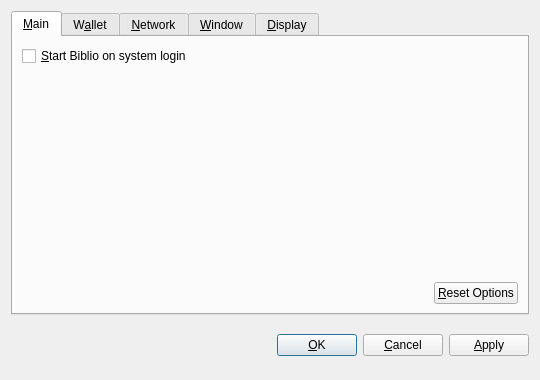
<?xml version="1.0" encoding="UTF-8"?>
<ui version="4.0">
 <class>OptionsDialog</class>
 <widget class="QDialog" name="OptionsDialog">
  <property name="geometry">
   <rect>
    <x>0</x>
    <y>0</y>
    <width>540</width>
    <height>380</height>
   </rect>
  </property>
  <property name="windowTitle">
   <string>Options</string>
  </property>
  <property name="modal">
   <bool>true</bool>
  </property>
  <layout class="QVBoxLayout" name="verticalLayout">
   <item>
    <widget class="QTabWidget" name="tabWidget">
     <property name="tabPosition">
      <enum>QTabWidget::North</enum>
     </property>
     <property name="currentIndex">
      <number>0</number>
     </property>
     <widget class="QWidget" name="tabMain">
      <attribute name="title">
       <string>&amp;Main</string>
      </attribute>
      <layout class="QVBoxLayout" name="verticalLayout_Main">
       <item>
        <widget class="QCheckBox" name="bitcoinAtStartup">
         <property name="toolTip">
          <string>Automatically start Biblio after logging in to the system.</string>
         </property>
         <property name="text">
          <string>&amp;Start Biblio on system login</string>
         </property>
        </widget>
       </item>
       <item>
        <spacer name="verticalSpacer_Main">
         <property name="orientation">
          <enum>Qt::Vertical</enum>
         </property>
         <property name="sizeHint" stdset="0">
          <size>
           <width>20</width>
           <height>40</height>
          </size>
         </property>
        </spacer>
       </item>
       <item>
        <layout class="QHBoxLayout" name="horizontalLayout_2_Main">
         <item>
          <spacer name="horizontalSpacer_2_Main">
           <property name="orientation">
            <enum>Qt::Horizontal</enum>
           </property>
           <property name="sizeHint" stdset="0">
            <size>
             <width>40</width>
             <height>20</height>
            </size>
           </property>
          </spacer>
         </item>
         <item>
          <widget class="QPushButton" name="resetButton">
           <property name="toolTip">
            <string>Reset all client options to default.</string>
           </property>
           <property name="text">
            <string>&amp;Reset Options</string>
           </property>
           <property name="autoDefault">
            <bool>false</bool>
           </property>
          </widget>
         </item>
        </layout>
       </item>
      </layout>
     </widget>
     <widget class="QWidget" name="tabWallet">
      <attribute name="title">
       <string>W&amp;allet</string>
      </attribute>
      <layout class="QVBoxLayout" name="verticalLayout_Network">
       <item>
        <widget class="QLabel" name="transactionFeeInfoLabel">
         <property name="text">
          <string>Optional transaction fee per kB that helps make sure your transactions are processed quickly. Most transactions are 1 kB.</string>
         </property>
         <property name="textFormat">
          <enum>Qt::PlainText</enum>
         </property>
         <property name="wordWrap">
          <bool>true</bool>
         </property>
        </widget>
       </item>
       <item>
        <layout class="QHBoxLayout" name="horizontalLayout_1_Main">
         <item>
          <widget class="QLabel" name="transactionFeeLabel">
           <property name="text">
            <string>Pay transaction &amp;fee</string>
           </property>
           <property name="textFormat">
            <enum>Qt::PlainText</enum>
           </property>
           <property name="buddy">
            <cstring>transactionFee</cstring>
           </property>
          </widget>
         </item>
         <item>
          <widget class="BitcoinAmountField" name="transactionFee"/>
         </item>
         <item>
          <spacer name="horizontalSpacer_1_Main">
           <property name="orientation">
            <enum>Qt::Horizontal</enum>
           </property>
           <property name="sizeHint" stdset="0">
            <size>
             <width>40</width>
             <height>20</height>
            </size>
           </property>
          </spacer>
         </item>
        </layout>
       </item>
       <item>
        <widget class="QLabel" name="label">
         <property name="text">
          <string>If you disable the spending of unconfirmed change, the change from a transaction cannot be used until that transaction has at least one confirmation. This also affects how your balance is computed.</string>
         </property>
         <property name="wordWrap">
          <bool>true</bool>
         </property>
        </widget>
       </item>
       <item>
        <widget class="QCheckBox" name="spendZeroConfChange">
         <property name="text">
          <string>Spend unconfirmed change  (experts only)</string>
         </property>
        </widget>
       </item>
       <item>
        <spacer name="verticalSpacer">
         <property name="orientation">
          <enum>Qt::Vertical</enum>
         </property>
         <property name="sizeHint" stdset="0">
          <size>
           <width>20</width>
           <height>40</height>
          </size>
         </property>
        </spacer>
       </item>
      </layout>
     </widget>
     <widget class="QWidget" name="tabNetwork">
      <attribute name="title">
       <string>&amp;Network</string>
      </attribute>
      <layout class="QVBoxLayout" name="verticalLayout_Network">
       <item>
        <widget class="QCheckBox" name="mapPortUpnp">
         <property name="toolTip">
          <string>Automatically open the Biblio client port on the router. This only works when your router supports UPnP and it is enabled.</string>
         </property>
         <property name="text">
          <string>Map port using &amp;UPnP</string>
         </property>
        </widget>
       </item>
       <item>
        <widget class="QCheckBox" name="connectSocks">
         <property name="toolTip">
          <string>Connect to the Biblio network through a SOCKS proxy (e.g. when connecting through Tor).</string>
         </property>
         <property name="text">
          <string>&amp;Connect through SOCKS proxy:</string>
         </property>
        </widget>
       </item>
       <item>
        <layout class="QHBoxLayout" name="horizontalLayout_Network">
         <item>
          <widget class="QLabel" name="proxyIpLabel">
           <property name="text">
            <string>Proxy &amp;IP:</string>
           </property>
           <property name="textFormat">
            <enum>Qt::PlainText</enum>
           </property>
           <property name="buddy">
            <cstring>proxyIp</cstring>
           </property>
          </widget>
         </item>
         <item>
          <widget class="QValidatedLineEdit" name="proxyIp">
           <property name="maximumSize">
            <size>
             <width>140</width>
             <height>16777215</height>
            </size>
           </property>
           <property name="toolTip">
            <string>IP address of the proxy (e.g. 127.0.0.1)</string>
           </property>
          </widget>
         </item>
         <item>
          <widget class="QLabel" name="proxyPortLabel">
           <property name="text">
            <string>&amp;Port:</string>
           </property>
           <property name="textFormat">
            <enum>Qt::PlainText</enum>
           </property>
           <property name="buddy">
            <cstring>proxyPort</cstring>
           </property>
          </widget>
         </item>
         <item>
          <widget class="QLineEdit" name="proxyPort">
           <property name="maximumSize">
            <size>
             <width>55</width>
             <height>16777215</height>
            </size>
           </property>
           <property name="toolTip">
            <string>Port of the proxy (e.g. 9050)</string>
           </property>
          </widget>
         </item>
         <item>
          <widget class="QLabel" name="socksVersionLabel">
           <property name="text">
            <string>SOCKS &amp;Version:</string>
           </property>
           <property name="textFormat">
            <enum>Qt::PlainText</enum>
           </property>
           <property name="buddy">
            <cstring>socksVersion</cstring>
           </property>
          </widget>
         </item>
         <item>
          <widget class="QValueComboBox" name="socksVersion">
           <property name="toolTip">
            <string>SOCKS version of the proxy (e.g. 5)</string>
           </property>
          </widget>
         </item>
         <item>
          <spacer name="horizontalSpacer_Network">
           <property name="orientation">
            <enum>Qt::Horizontal</enum>
           </property>
           <property name="sizeHint" stdset="0">
            <size>
             <width>40</width>
             <height>20</height>
            </size>
           </property>
          </spacer>
         </item>
        </layout>
       </item>
       <item>
        <spacer name="verticalSpacer_Network">
         <property name="orientation">
          <enum>Qt::Vertical</enum>
         </property>
         <property name="sizeHint" stdset="0">
          <size>
           <width>20</width>
           <height>40</height>
          </size>
         </property>
        </spacer>
       </item>
      </layout>
     </widget>
     <widget class="QWidget" name="tabWindow">
      <attribute name="title">
       <string>&amp;Window</string>
      </attribute>
      <layout class="QVBoxLayout" name="verticalLayout_Window">
       <item>
        <widget class="QCheckBox" name="minimizeToTray">
         <property name="toolTip">
          <string>Show only a tray icon after minimizing the window.</string>
         </property>
         <property name="text">
          <string>&amp;Minimize to the tray instead of the taskbar</string>
         </property>
        </widget>
       </item>
       <item>
        <widget class="QCheckBox" name="minimizeOnClose">
         <property name="toolTip">
          <string>Minimize instead of exit the application when the window is closed. When this option is enabled, the application will be closed only after selecting Quit in the menu.</string>
         </property>
         <property name="text">
          <string>M&amp;inimize on close</string>
         </property>
        </widget>
       </item>
       <item>
        <spacer name="verticalSpacer_Window">
         <property name="orientation">
          <enum>Qt::Vertical</enum>
         </property>
         <property name="sizeHint" stdset="0">
          <size>
           <width>20</width>
           <height>40</height>
          </size>
         </property>
        </spacer>
       </item>
      </layout>
     </widget>
     <widget class="QWidget" name="tabDisplay">
      <attribute name="title">
       <string>&amp;Display</string>
      </attribute>
      <layout class="QVBoxLayout" name="verticalLayout_Display">
       <item>
        <layout class="QHBoxLayout" name="horizontalLayout_1_Display">
         <item>
          <widget class="QLabel" name="langLabel">
           <property name="text">
            <string>User Interface &amp;language:</string>
           </property>
           <property name="textFormat">
            <enum>Qt::PlainText</enum>
           </property>
           <property name="buddy">
            <cstring>lang</cstring>
           </property>
          </widget>
         </item>
         <item>
          <widget class="QValueComboBox" name="lang">
           <property name="toolTip">
            <string>The user interface language can be set here. This setting will take effect after restarting Biblio.</string>
           </property>
          </widget>
         </item>
        </layout>
       </item>
       <item>
        <layout class="QHBoxLayout" name="horizontalLayout_2_Display">
         <item>
          <widget class="QLabel" name="unitLabel">
           <property name="text">
            <string>&amp;Unit to show amounts in:</string>
           </property>
           <property name="textFormat">
            <enum>Qt::PlainText</enum>
           </property>
           <property name="buddy">
            <cstring>unit</cstring>
           </property>
          </widget>
         </item>
         <item>
          <widget class="QValueComboBox" name="unit">
           <property name="toolTip">
            <string>Choose the default subdivision unit to show in the interface and when sending coins.</string>
           </property>
          </widget>
         </item>
        </layout>
       </item>
       <item>
        <widget class="QCheckBox" name="displayAddresses">
         <property name="toolTip">
          <string>Whether to show Biblio addresses in the transaction list or not.</string>
         </property>
         <property name="text">
          <string>&amp;Display addresses in transaction list</string>
         </property>
        </widget>
       </item>
       <item>
        <widget class="QCheckBox" name="coinControlFeatures">
         <property name="toolTip">
          <string>Whether to show coin control features or not.</string>
         </property>
         <property name="text">
          <string>Display coin &amp;control features (experts only!)</string>
         </property>
        </widget>
       </item>
       <item>
        <spacer name="verticalSpacer_Display">
         <property name="orientation">
          <enum>Qt::Vertical</enum>
         </property>
         <property name="sizeHint" stdset="0">
          <size>
           <width>20</width>
           <height>40</height>
          </size>
         </property>
        </spacer>
       </item>
      </layout>
     </widget>
    </widget>
   </item>
   <item>
    <layout class="QHBoxLayout" name="horizontalLayout_Buttons">
     <item>
      <spacer name="horizontalSpacer_1">
       <property name="orientation">
        <enum>Qt::Horizontal</enum>
       </property>
       <property name="sizeHint" stdset="0">
        <size>
         <width>40</width>
         <height>48</height>
        </size>
       </property>
      </spacer>
     </item>
     <item>
      <widget class="QLabel" name="statusLabel">
       <property name="font">
        <font>
         <weight>75</weight>
         <bold>true</bold>
        </font>
       </property>
       <property name="text">
        <string/>
       </property>
       <property name="textFormat">
        <enum>Qt::PlainText</enum>
       </property>
       <property name="wordWrap">
        <bool>true</bool>
       </property>
      </widget>
     </item>
     <item>
      <spacer name="horizontalSpacer_2">
       <property name="orientation">
        <enum>Qt::Horizontal</enum>
       </property>
       <property name="sizeHint" stdset="0">
        <size>
         <width>40</width>
         <height>48</height>
        </size>
       </property>
      </spacer>
     </item>
     <item>
      <widget class="QPushButton" name="okButton">
       <property name="text">
        <string>&amp;OK</string>
       </property>
      </widget>
     </item>
     <item>
      <widget class="QPushButton" name="cancelButton">
       <property name="text">
        <string>&amp;Cancel</string>
       </property>
       <property name="autoDefault">
        <bool>false</bool>
       </property>
      </widget>
     </item>
     <item>
      <widget class="QPushButton" name="applyButton">
       <property name="text">
        <string>&amp;Apply</string>
       </property>
       <property name="autoDefault">
        <bool>false</bool>
       </property>
      </widget>
     </item>
    </layout>
   </item>
  </layout>
 </widget>
 <customwidgets>
  <customwidget>
   <class>BitcoinAmountField</class>
   <extends>QSpinBox</extends>
   <header>bitcoinamountfield.h</header>
  </customwidget>
  <customwidget>
   <class>QValueComboBox</class>
   <extends>QComboBox</extends>
   <header>qvaluecombobox.h</header>
  </customwidget>
  <customwidget>
   <class>QValidatedLineEdit</class>
   <extends>QLineEdit</extends>
   <header>qvalidatedlineedit.h</header>
  </customwidget>
 </customwidgets>
 <resources/>
 <connections/>
</ui>
